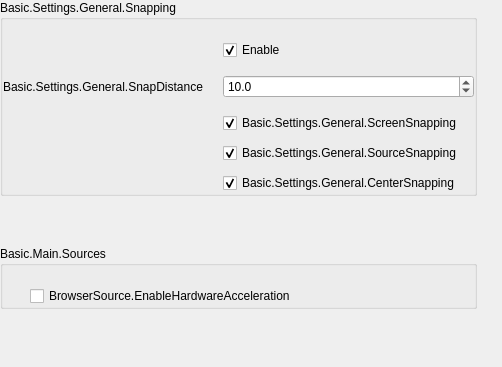
               <widget class="QWidget" name="scrollAreaWidgetContents_5">
                <property name="geometry">
                 <rect>
                  <x>0</x>
                  <y>0</y>
                  <width>502</width>
                  <height>367</height>
                 </rect>
                </property>
                <layout class="QVBoxLayout" name="verticalLayout_40">
                 <property name="spacing">
                  <number>50</number>
                 </property>
                 <property name="leftMargin">
                  <number>0</number>
                 </property>
                 <property name="topMargin">
                  <number>0</number>
                 </property>
                 <property name="rightMargin">
                  <number>25</number>
                 </property>
                 <property name="bottomMargin">
                  <number>50</number>
                 </property>
                 <item>
                  <widget class="QGroupBox" name="groupBox_10">
                   <property name="enabled">
                    <bool>true</bool>
                   </property>
                   <property name="sizePolicy">
                    <sizepolicy hsizetype="Preferred" vsizetype="Maximum">
                     <horstretch>0</horstretch>
                     <verstretch>0</verstretch>
                    </sizepolicy>
                   </property>
                   <property name="title">
                    <string>Basic.Settings.General.Snapping</string>
                   </property>
                   <property name="flat">
                    <bool>false</bool>
                   </property>
                   <property name="uistep" stdset="0">
                    <string notr="true">Source Alignment Snapping</string>
                   </property>
                   <layout class="QFormLayout" name="formLayout_21">
                    <property name="fieldGrowthPolicy">
                     <enum>QFormLayout::AllNonFixedFieldsGrow</enum>
                    </property>
                    <property name="labelAlignment">
                     <set>Qt::AlignLeading|Qt::AlignLeft|Qt::AlignVCenter</set>
                    </property>
                    <property name="horizontalSpacing">
                     <number>20</number>
                    </property>
                    <property name="verticalSpacing">
                     <number>10</number>
                    </property>
                    <property name="leftMargin">
                     <number>0</number>
                    </property>
                    <property name="topMargin">
                     <number>20</number>
                    </property>
                    <property name="rightMargin">
                     <number>0</number>
                    </property>
                    <property name="bottomMargin">
                     <number>0</number>
                    </property>
                    <item row="0" column="1">
                     <widget class="QCheckBox" name="snappingEnabled">
                      <property name="text">
                       <string>Enable</string>
                      </property>
                      <property name="checked">
                       <bool>true</bool>
                      </property>
                      <property name="uistep" stdset="0">
                       <string notr="true">Enable</string>
                      </property>
                     </widget>
                    </item>
                    <item row="2" column="1">
                     <widget class="QCheckBox" name="screenSnapping">
                      <property name="text">
                       <string>Basic.Settings.General.ScreenSnapping</string>
                      </property>
                      <property name="checked">
                       <bool>true</bool>
                      </property>
                      <property name="uistep" stdset="0">
                       <string notr="true">Snap Sources to edge of screen</string>
                      </property>
                     </widget>
                    </item>
                    <item row="4" column="1">
                     <widget class="QCheckBox" name="centerSnapping">
                      <property name="text">
                       <string>Basic.Settings.General.CenterSnapping</string>
                      </property>
                      <property name="checked">
                       <bool>true</bool>
                      </property>
                      <property name="uistep" stdset="0">
                       <string notr="true">Snap Sources to horizontal and vertical center</string>
                      </property>
                     </widget>
                    </item>
                    <item row="3" column="1">
                     <widget class="QCheckBox" name="sourceSnapping">
                      <property name="text">
                       <string>Basic.Settings.General.SourceSnapping</string>
                      </property>
                      <property name="checked">
                       <bool>true</bool>
                      </property>
                      <property name="uistep" stdset="0">
                       <string notr="true">Snap Sources to other sources</string>
                      </property>
                     </widget>
                    </item>
                    <item row="1" column="1">
                     <layout class="QVBoxLayout" name="verticalLayout_41">
                      <property name="spacing">
                       <number>0</number>
                      </property>
                      <property name="topMargin">
                       <number>5</number>
                      </property>
                      <property name="bottomMargin">
                       <number>5</number>
                      </property>
                      <item>
                       <widget class="PLSDoubleSpinBox" name="snapDistance">
                        <property name="decimals">
                         <number>1</number>
                        </property>
                        <property name="singleStep">
                         <double>0.500000000000000</double>
                        </property>
                        <property name="value">
                         <double>10.000000000000000</double>
                        </property>
                       </widget>
                      </item>
                     </layout>
                    </item>
                    <item row="1" column="0">
                     <widget class="QLabel" name="label_9">
                      <property name="sizePolicy">
                       <sizepolicy hsizetype="Preferred" vsizetype="Expanding">
                        <horstretch>0</horstretch>
                        <verstretch>0</verstretch>
                       </sizepolicy>
                      </property>
                      <property name="text">
                       <string>Basic.Settings.General.SnapDistance</string>
                      </property>
                      <property name="buddy">
                       <cstring>snapDistance</cstring>
                      </property>
                      <property name="useFor" stdset="0">
                       <string notr="true">FormLabelRole</string>
                      </property>
                     </widget>
                    </item>
                   </layout>
                  </widget>
                 </item>
                 <item>
                  <widget class="QGroupBox" name="sourcesGroup">
                   <property name="title">
                    <string>Basic.Main.Sources</string>
                   </property>
                   <property name="uistep" stdset="0">
                    <string>Sources</string>
                   </property>
                   <layout class="QFormLayout" name="formLayout_4">
                    <property name="horizontalSpacing">
                     <number>20</number>
                    </property>
                    <property name="verticalSpacing">
                     <number>10</number>
                    </property>
                    <property name="leftMargin">
                     <number>0</number>
                    </property>
                    <property name="topMargin">
                     <number>20</number>
                    </property>
                    <property name="rightMargin">
                     <number>0</number>
                    </property>
                    <property name="bottomMargin">
                     <number>0</number>
                    </property>
                    <item row="0" column="0">
                     <widget class="QLabel" name="label_76">
                      <property name="text">
                       <string/>
                      </property>
                     </widget>
                    </item>
                    <item row="0" column="1">
                     <widget class="QCheckBox" name="browserHWAccel">
                      <property name="text">
                       <string>BrowserSource.EnableHardwareAcceleration</string>
                      </property>
                      <property name="uistep" stdset="0">
                       <string notr="true">Enable Browser Source Hardware Acceleration</string>
                      </property>
                     </widget>
                    </item>
                   </layout>
                  </widget>
                 </item>
                 <item>
                  <spacer name="verticalSpacer_15">
                   <property name="orientation">
                    <enum>Qt::Vertical</enum>
                   </property>
                   <property name="sizeHint" stdset="0">
                    <size>
                     <width>20</width>
                     <height>0</height>
                    </size>
                   </property>
                  </spacer>
                 </item>
                </layout>
               </widget>
